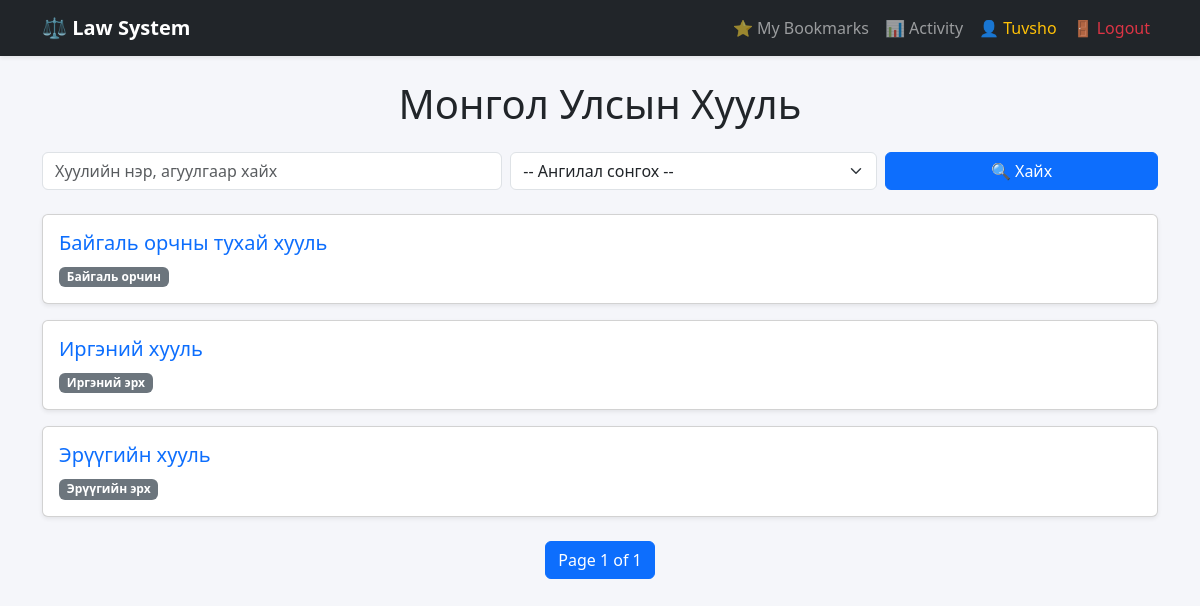
Screenshot of / (signed in) with the database file from the repository.
### laws/models.py (models this page shows, shortened)
class Law(models.Model):
    STATUS_CHOICES = [
        ("active", "Хүчинтэй"),
        ("inactive", "Хүчингүй"),
        ("draft", "Төсөл"),
    ]
    title = models.CharField(max_length=300)
    category = models.CharField(max_length=200)
    law_number = models.CharField(
        max_length=50,
        blank=True,
        null=True,
        verbose_name="Хуулийн дугаар"
    )
    approved_date = models.DateField(
        blank=True,
        null=True,
        verbose_name="Батлагдсан огноо"
    )
    effective_date = models.DateField(
        blank=True,
        null=True,
        verbose_name="Хүчин төгөлдөр болсон огноо"
    )
    issued_by = models.CharField(
        max_length=200,
        blank=True,
        null=True,
        verbose_name="Баталсан байгууллага"
    )
    status = models.CharField(
        max_length=20,
        choices=STATUS_CHOICES,
        default="active"
    )
    summary = models.TextField(
        blank=True,
        null=True,
        verbose_name="Товч тайлбар"
    )
    pdf_file = models.FileField(
        upload_to="law_pdfs/",
        blank=True,
        null=True
    )
    created_at = models.DateTimeField(auto_now_add=True)

### laws/views.py (the view)
# urls.py: path("", views.law_list, name="law_list"),
def law_list(request):
    query = request.GET.get("q")
    category = request.GET.get("category")
    laws = Law.objects.all().order_by("title")
    if query:
        laws = laws.filter(
            Q(title__icontains=query) |
            Q(versions__content__icontains=query)
        ).distinct()
    if category:
        laws = laws.filter(category=category)
    categories = Law.objects.values_list("category", flat=True).distinct()
    paginator = Paginator(laws, 5)
    page_number = request.GET.get("page")
    page_obj = paginator.get_page(page_number)
    return render(request, "laws/law_list.html", {
        "page_obj": page_obj,
        "categories": categories,
        "query": query
    })

### laws/templatetags/highlight.py (called while the page is built)
@register.filter
def highlight(text, search):
    if not search:
        return text
    pattern = re.compile(rf'\b({re.escape(search)})', re.IGNORECASE)
    return pattern.sub(
        r'<mark>\1</mark>',
        text
    )

### laws/templates/laws/law_list.html (shortened to what this page needs)
{% extends "base.html" %}
{% load highlight %}
{% block content %}
<h1 class="mb-4 text-center">
    {% if query %}
        "{{ query }}" хайлтын үр дүн
    {% else %}
        Монгол Улсын Хууль
    {% endif %}
</h1>
<form method="GET" class="row g-2 mb-4">
    <div class="col-md-5">
        <input type="text"
               name="q"
               value="{{ query|default:'' }}"
               class="form-control"
               placeholder="Хуулийн нэр, агуулгаар хайх">
    </div>
    <div class="col-md-4">
        <select name="category" class="form-select">
            <option value="">-- Ангилал сонгох --</option>
        </select>
    </div>
    <div class="col-md-3">
        <button class="btn btn-primary w-100">
            🔍 Хайх
        </button>
    </div>
</form>
{% for law in page_obj %}
    <div class="card mb-3 shadow-sm">
        <div class="card-body">
            <h5>
                <a href="{% url 'law_detail' law.id %}{% if query %}?q={{ query }}{% endif %}"
                   class="text-decoration-none">
                    {{ law.title|highlight:query|safe }}
                </a>
            </h5>
            <span class="badge bg-secondary">
                {{ law.category }}
            </span>
        </div>
    </div>
{% empty %}
    <div class="alert alert-warning">
        Хайлтанд тохирох хууль олдсонгүй.
    </div>
{% endfor %}
<nav class="mt-4">
    <ul class="pagination justify-content-center">
        <li class="page-item active">
            <span class="page-link">
                Page {{ page_obj.number }} of {{ page_obj.paginator.num_pages }}
            </span>
        </li>
    </ul>
</nav>
{% endblock %}

### laws/templates/base.html (shortened to what this page needs)
<!DOCTYPE html>
<html lang="mn">
<head>
    <link href="https://cdn.jsdelivr.net/npm/bootstrap@5.3.2/dist/css/bootstrap.min.css"
          rel="stylesheet">
</head>
<body>
<nav class="navbar navbar-expand-lg navbar-dark bg-dark shadow-sm">
    <div class="container">
        <a class="navbar-brand" href="{% url 'law_list' %}">
            ⚖ Law System
        </a>
        <div class="collapse navbar-collapse" id="navbarNav">
            <ul class="navbar-nav ms-auto">
                {% if user.is_authenticated %}
                    <li class="nav-item">
                        <a class="nav-link"
                           href="{% url 'my_bookmarks' %}">
                            ⭐ My Bookmarks
                        </a>
                    </li>
                    <li class="nav-item">
                        <a class="nav-link"
                           href="{% url 'activity_logs' %}">
                            📊 Activity
                        </a>
                    </li>
                    <li class="nav-item">
                        <span class="nav-link text-warning">
                            👤 {{ user.username }}
                        </span>
                    </li>
                    <li class="nav-item">
                      <form action="{% url 'logout' %}" method="POST">
                        <button type="submit" class="nav-link btn btn-link text-danger">
                          🚪 Logout
                        </button>
                      </form>
                    </li>
                {% endif %}
            </ul>
        </div>
    </div>
</nav>
<div class="container mt-4">
    {% block content %}
    {% endblock %}
</div>
</body>
</html>

### laws/templates/base.html (style rules this page uses)
body { background-color: #f5f6fa; }
.navbar-brand { font-weight: 600; }

### rows the page displays
Law: title|highlight "Байгаль орчны тухай хууль", category "Байгаль орчин"
Law: title|highlight "Иргэний хууль", category "Иргэний эрх"
Law: title|highlight "Эрүүгийн хууль", category "Эрүүгийн эрх"

### other values shown
{{ user.username }} "Tuvsho"
{{ page_obj.number }} "1"
{{ page_obj.paginator.num_pages }} "1"
